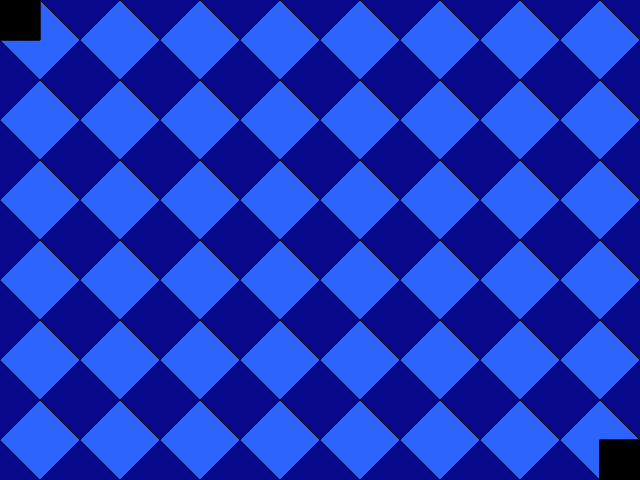
Frame 1 (no input)
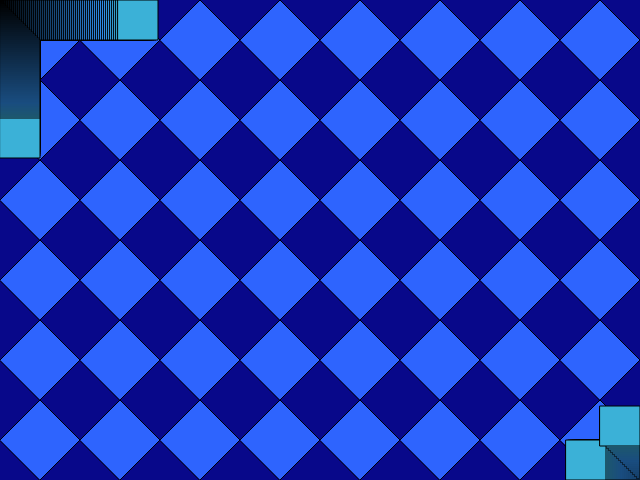
Frame 60 (no input)
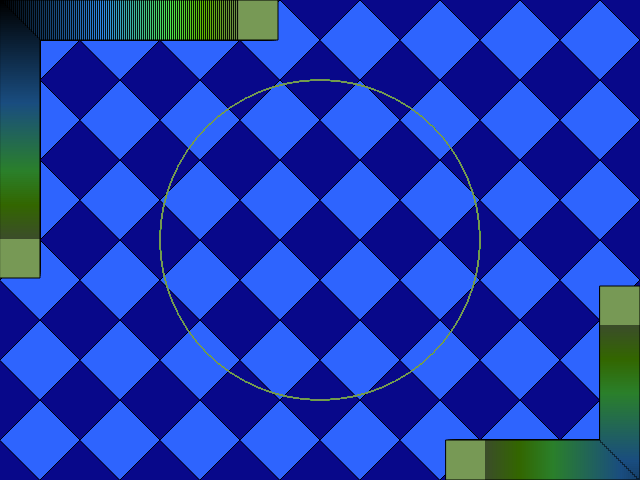
Frame 120 (the mouse pressed at the canvas centre since frame 60)

The p5.js sketch that drew these frames (run headless with seeded random() and noise() and a simulated clock; from frame 60 on, the mouse is pressed at the canvas centre):

// p5.js sketch
// ── sketch.js
function setup() { 
   createCanvas(640, 480);
    var dlx = 0;
    var dtx = width/16;
    var dbx = width/16;
    var drx = width/8
    var dly = height/12;
    var dty = 0;
    var dby = height/6;
    var dry = height/12;
    var ncx = width/8;
    var ncy = height/6;
    var hcx = 54;
    var hcy = 60;
    var resetx = width;
    var db = color(8, 8, 138);
    var mb = color(46, 100, 254);
    
    background (db);
    fill(mb);
    for ( var dlx = 0; dlx < width; dlx += ncx) {
        quad(dlx, dly, dtx, dty, drx, dry, dbx, dby);
        drx += ncx;
        dtx += ncx;
        dbx += ncx;
    }
        dlx -= resetx;
        dtx -= resetx;
        dbx -= resetx;
        drx -= resetx; 
        dly += ncy;
        dty += ncy;
        dby += ncy;
        dry += ncy;
    for ( var dlx = 0; dlx < width; dlx += ncx) {
        quad(dlx, dly, dtx, dty, drx, dry, dbx, dby);
        drx += ncx;
        dtx += ncx;
        dbx += ncx;
    }
    dlx -= resetx;
        dtx -= resetx;
        dbx -= resetx;
        drx -= resetx; 
        dly += ncy;
        dty += ncy;
        dby += ncy;
        dry += ncy;
    for ( var dlx = 0; dlx < width; dlx += ncx) {
        quad(dlx, dly, dtx, dty, drx, dry, dbx, dby);
        drx += ncx;
        dtx += ncx;
        dbx += ncx;
    }
    dlx -= resetx;
        dtx -= resetx;
        dbx -= resetx;
        drx -= resetx; 
        dly += ncy;
        dty += ncy;
        dby += ncy;
        dry += ncy;
    for ( var dlx = 0; dlx < width; dlx += ncx) {
        quad(dlx, dly, dtx, dty, drx, dry, dbx, dby);
        drx += ncx;
        dtx += ncx;
        dbx += ncx;
    }
    dlx -= resetx;
        dtx -= resetx;
        dbx -= resetx;
        drx -= resetx; 
        dly += ncy;
        dty += ncy;
        dby += ncy;
        dry += ncy;
    for ( var dlx = 0; dlx < width; dlx += ncx) {
        quad(dlx, dly, dtx, dty, drx, dry, dbx, dby);
        drx += ncx;
        dtx += ncx;
        dbx += ncx;
    }
    dlx -= resetx;
        dtx -= resetx;
        dbx -= resetx;
        drx -= resetx; 
        dly += ncy;
        dty += ncy;
        dby += ncy;
        dry += ncy;
    for ( var dlx = 0; dlx < width; dlx += ncx) {
        quad(dlx, dly, dtx, dty, drx, dry, dbx, dby);
        drx += ncx;
        dtx += ncx;
        dbx += ncx;
    }
}
    
    var x = 0;
    var y = 0;
    var x2 = 600;
    var y2 = 440;
    var xupdate = 2;
    var yupdate = 2;
    var xupdate2 = 2;
    var yupdate2 = 2;
    var colorupdater = 1;
    var colorupdateg = 3;
    var colorupdateb = 5;
    var r = 0;
    var g = 0;
    var b = 0;
    
function draw() {
    fill(r, g, b)
    stroke('black')
    rect(x, 0, width/16, height/12);
    rect(x2, 440, width/16, height/12);
    rect(0, y, width/16, height/12);
    rect(600, y2, width/16, height/12);
    x += xupdate;
    y += yupdate;
    x2 += xupdate2;
    y2 += yupdate2;
    r += colorupdater;
    b += colorupdateb;
    g += colorupdateg;
    
    if (x > width || x <= 0) {
      xupdate *= -1;
    }
    if (y > height || y <= 0) {
      yupdate *= -1;
    }
    if (x2 > width || x2 <= 0) {
      xupdate2 *= -1;
    }
    if (y2 > height || y2 <= 0) {
      yupdate2 *= -1;
    }
	if (r >= 255 || r <= 0) {
      colorupdater *= -1;
    }
    if (g >= 255 || g <= 0) {
      colorupdateg *= -1;
    }
    if (b >= 255 || b <= 0) {
      colorupdateb *= -1;
    }
    noFill()
    stroke(r, g, b)
    ellipse(width/2, height/2, mouseX, mouseX)
    
}
